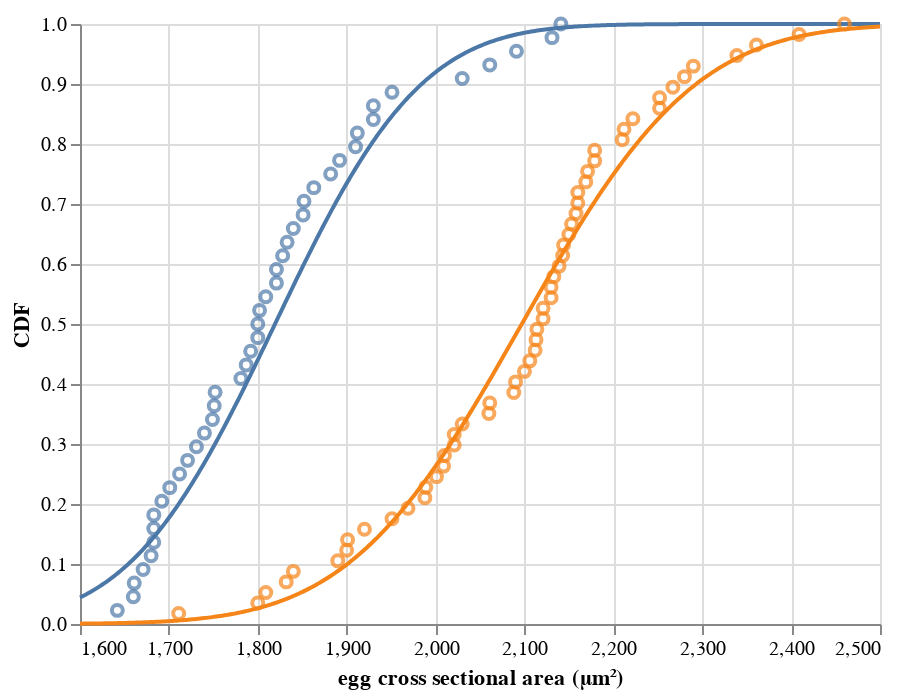

Notebook code for this chart:
### Markdown cell above
### Practice 5: solution

### Code cell
# 1. Generate ECDFs
grouped = df.groupby('food')
df['ECDF'] = grouped.transform(bootcamp_utils.ecdf_y)

# 2. Generate a data fram with smooth curves
df_summary = grouped.agg([np.mean, np.std])
x = np.linspace(1600, 2500, 400)
df_list = []
for key, g in grouped['area (sq um)']:
    cdf = scipy.stats.norm.cdf(x, loc=g.mean(), scale=g.std())
    df_list.append(pd.DataFrame(data={'x': x,
                                      'CDF': cdf,
                                      'food': key}))
df_smooth = pd.concat(df_list, ignore_index=True)

# 3. Make plots
smooth = alt.Chart(df_smooth
    ).mark_line(
        color='gray'
    ).encode(
        x=alt.X('x:Q', title='egg cross sectional area (µm²)'),
        y='CDF:Q',
        color=alt.Color('food:N', legend=None),
        order='x:Q')

dots = alt.Chart(df
    ).mark_point(
    ).encode(
        x=alt.X('area (sq um):Q', title='egg cross sectional area (µm²)'),
        y=alt.Y('ECDF:Q', title='CDF'),
        color=alt.Color('food:N'))

smooth + dots

### Figure 1 — Vega-Lite specification as saved in the notebook (floating-point values rounded to 4 significant figures; data arrays with more than 128 entries replaced by an {"elided": "..."} marker saying what was removed)
{"$schema": "https://vega.github.io/schema/vega-lite/v2.4.3.json", "config": {"view": {"height": 300, "width": 400}}, "layer": [{"data": {"values": {"elided": "800 records"}}, "encoding": {"color": {"field": "food", "legend": null, "type": "nominal"}, "order": {"field": "x", "type": "quantitative"}, "x": {"field": "x", "title": "egg cross sectional area (µm²)", "type": "quantitative"}, "y": {"field": "CDF", "type": "quantitative"}}, "mark": {"color": "gray", "type": "line"}}, {"data": {"values": [{"ECDF": 0.1364, "area (sq um)": 1683, "food": "high"}, {"ECDF": 0.9318, "area (sq um)": 2061, "food": "high"}, {"ECDF": 0.4545, "area (sq um)": 1792, "food": "high"}, {"ECDF": 0.7045, "area (sq um)": 1852, "food": "high"}, {"ECDF": 0.9545, "area (sq um)": 2091, "food": "high"}, {"ECDF": 0.4091, "area (sq um)": 1781, "food": "high"}, {"ECDF": 0.8182, "area (sq um)": 1912, "food": "high"}, {"ECDF": 0.5227, "area (sq um)": 1802, "food": "high"}, {"ECDF": 0.3636, "area (sq um)": 1751, "food": "high"}, {"ECDF": 0.2955, "area (sq um)": 1731, "food": "high"}, {"ECDF": 0.7727, "area (sq um)": 1892, "food": "high"}, {"ECDF": 0.8864, "area (sq um)": 1951, "food": "high"}, {"ECDF": 0.5455, "area (sq um)": 1809, "food": "high"}, {"ECDF": 0.1591, "area (sq um)": 1683, "food": "high"}, {"ECDF": 0.4318, "area (sq um)": 1787, "food": "high"}, {"ECDF": 0.6591, "area (sq um)": 1840, "food": "high"}, {"ECDF": 0.5682, "area (sq um)": 1821, "food": "high"}, {"ECDF": 0.7955, "area (sq um)": 1910, "food": "high"}, {"ECDF": 0.8409, "area (sq um)": 1930, "food": "high"}, {"ECDF": 0.4773, "area (sq um)": 1800, "food": "high"}, {"ECDF": 0.6364, "area (sq um)": 1833, "food": "high"}, {"ECDF": 0.1818, "area (sq um)": 1683, "food": "high"}, {"ECDF": 0.09091, "area (sq um)": 1671, "food": "high"}, {"ECDF": 0.1136, "area (sq um)": 1680, "food": "high"}, {"ECDF": 0.2045, "area (sq um)": 1692, "food": "high"}, {"ECDF": 0.5, "area (sq um)": 1800, "food": "high"}, {"ECDF": 0.5909, "area (sq um)": 1821, "food": "high"}, {"ECDF": 0.75, "area (sq um)": 1882, "food": "high"}, {"ECDF": 0.02273, "area (sq um)": 1642, "food": "high"}, {"ECDF": 0.3409, "area (sq um)": 1749, "food": "high"}, {"ECDF": 0.25, "area (sq um)": 1712, "food": "high"}, {"ECDF": 0.06818, "area (sq um)": 1661, "food": "high"}, {"ECDF": 0.2273, "area (sq um)": 1701, "food": "high"}, {"ECDF": 1, "area (sq um)": 2141, "food": "high"}, {"ECDF": 0.7273, "area (sq um)": 1863, "food": "high"}, {"ECDF": 0.3864, "area (sq um)": 1752, "food": "high"}, {"ECDF": 0.3182, "area (sq um)": 1740, "food": "high"}, {"ECDF": 0.2727, "area (sq um)": 1721, "food": "high"}, {"ECDF": 0.04545, "area (sq um)": 1660, "food": "high"}, {"ECDF": 0.8636, "area (sq um)": 1930, "food": "high"}, {"ECDF": 0.9091, "area (sq um)": 2030, "food": "high"}, {"ECDF": 0.6818, "area (sq um)": 1851, "food": "high"}, {"ECDF": 0.9773, "area (sq um)": 2131, "food": "high"}, {"ECDF": 0.6136, "area (sq um)": 1828, "food": "high"}, {"ECDF": 0.08772, "area (sq um)": 1840, "food": "low"}, {"ECDF": 0.4035, "area (sq um)": 2090, "food": "low"}, {"ECDF": 0.7368, "area (sq um)": 2169, "food": "low"}, {"ECDF": 0.2105, "area (sq um)": 1988, "food": "low"}, {"ECDF": 0.8246, "area (sq um)": 2212, "food": "low"}, {"ECDF": 0.9474, "area (sq um)": 2339, "food": "low"}, {"ECDF": 0.2281, "area (sq um)": 1989, "food": "low"}, {"ECDF": 0.6316, "area (sq um)": 2144, "food": "low"}, {"ECDF": 0.9298, "area (sq um)": 2290, "food": "low"}, {"ECDF": 0.1579, "area (sq um)": 1920, "food": "low"}, {"ECDF": 0.9123, "area (sq um)": 2280, "food": "low"}, {"ECDF": 0.05263, "area (sq um)": 1809, "food": "low"}, {"ECDF": 0.6842, "area (sq um)": 2158, "food": "low"}, {"ECDF": 0.03509, "area (sq um)": 1800, "food": "low"}, {"ECDF": 0.5789, "area (sq um)": 2133, "food": "low"}, {"ECDF": 0.3509, "area (sq um)": 2060, "food": "low"}, {"ECDF": 0.7018, "area (sq um)": 2160, "food": "low"}, {"ECDF": 0.2456, "area (sq um)": 2001, "food": "low"}, {"ECDF": 0.3333, "area (sq um)": 2030, "food": "low"}, {"ECDF": 0.386, "area (sq um)": 2088, "food": "low"}, {"ECDF": 0.1754, "area (sq um)": 1951, "food": "low"}, {"ECDF": 1, "area (sq um)": 2460, "food": "low"}, {"ECDF": 0.2982, "area (sq um)": 2021, "food": "low"}, {"ECDF": 0.2807, "area (sq um)": 2010, "food": "low"}, {"ECDF": 0.5965, "area (sq um)": 2139, "food": "low"}, {"ECDF": 0.7193, "area (sq um)": 2160, "food": "low"}, {"ECDF": 0.4386, "area (sq um)": 2106, "food": "low"}, {"ECDF": 0.7544, "area (sq um)": 2171, "food": "low"}, {"ECDF": 0.4737, "area (sq um)": 2113, "food": "low"}, {"ECDF": 0.7719, "area (sq um)": 2179, "food": "low"}, {"ECDF": 0.1053, "area (sq um)": 1890, "food": "low"}, {"ECDF": 0.7895, "area (sq um)": 2179, "food": "low"}, {"ECDF": 0.3158, "area (sq um)": 2021, "food": "low"}, {"ECDF": 0.193, "area (sq um)": 1969, "food": "low"}, {"ECDF": 0.6491, "area (sq um)": 2150, "food": "low"}, {"ECDF": 0.1228, "area (sq um)": 1900, "food": "low"}, {"ECDF": 0.8947, "area (sq um)": 2267, "food": "low"}, {"ECDF": 0.01754, "area (sq um)": 1711, "food": "low"}, {"ECDF": 0.1404, "area (sq um)": 1901, "food": "low"}, {"ECDF": 0.4912, "area (sq um)": 2114, "food": "low"}, {"ECDF": 0.4561, "area (sq um)": 2112, "food": "low"}, {"ECDF": 0.9649, "area (sq um)": 2361, "food": "low"}, {"ECDF": 0.5439, "area (sq um)": 2130, "food": "low"}, {"ECDF": 0.3684, "area (sq um)": 2061, "food": "low"}, {"ECDF": 0.5088, "area (sq um)": 2121, "food": "low"}, {"ECDF": 0.07018, "area (sq um)": 1832, "food": "low"}, {"ECDF": 0.807, "area (sq um)": 2210, "food": "low"}, {"ECDF": 0.5614, "area (sq um)": 2130, "food": "low"}, {"ECDF": 0.6667, "area (sq um)": 2153, "food": "low"}, {"ECDF": 0.2632, "area (sq um)": 2009, "food": "low"}, {"ECDF": 0.4211, "area (sq um)": 2100, "food": "low"}, {"ECDF": 0.8596, "area (sq um)": 2252, "food": "low"}, {"ECDF": 0.614, "area (sq um)": 2143, "food": "low"}, {"ECDF": 0.8772, "area (sq um)": 2252, "food": "low"}, {"ECDF": 0.8421, "area (sq um)": 2222, "food": "low"}, {"ECDF": 0.5263, "area (sq um)": 2121, "food": "low"}, {"ECDF": 0.9825, "area (sq um)": 2409, "food": "low"}]}, "encoding": {"color": {"field": "food", "type": "nominal"}, "x": {"field": "area (sq um)", "title": "egg cross sectional area (µm²)", "type": "quantitative"}, "y": {"field": "ECDF", "title": "CDF", "type": "quantitative"}}, "mark": "point"}]}
